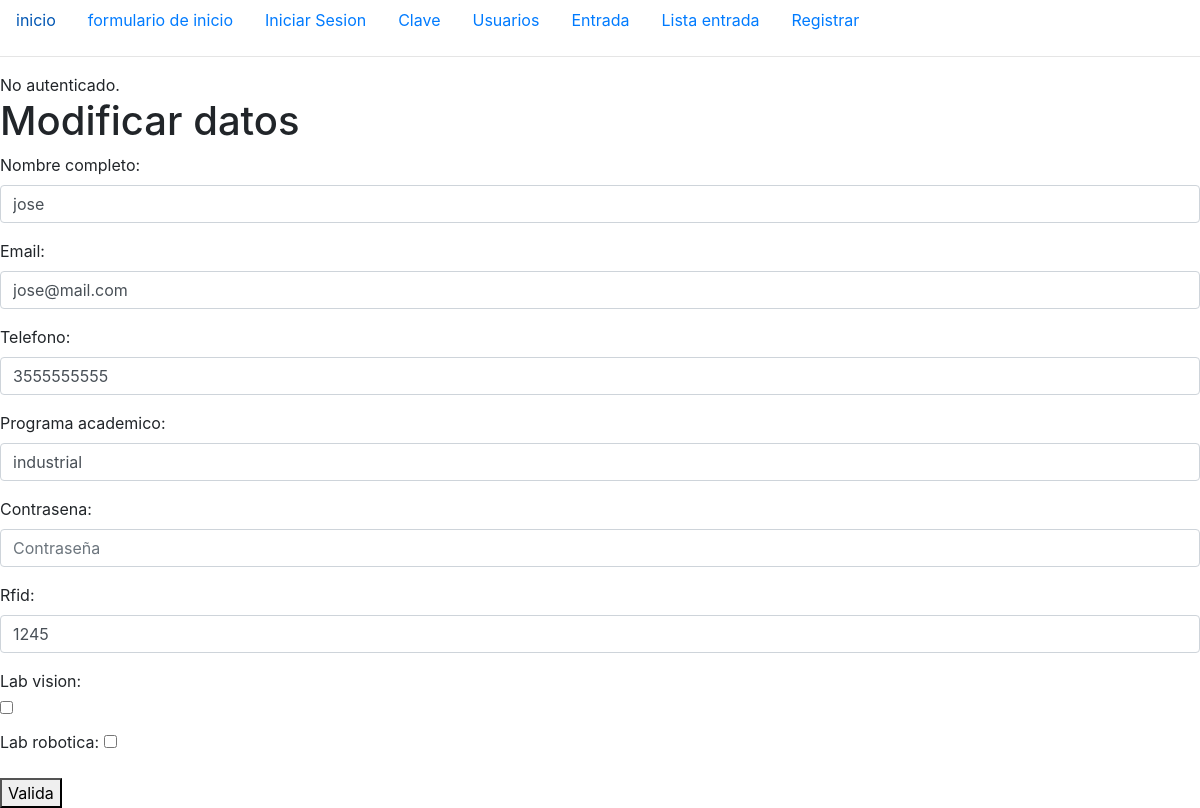
/actualizacion_clave/2, run on an earlier commit of the app's database.
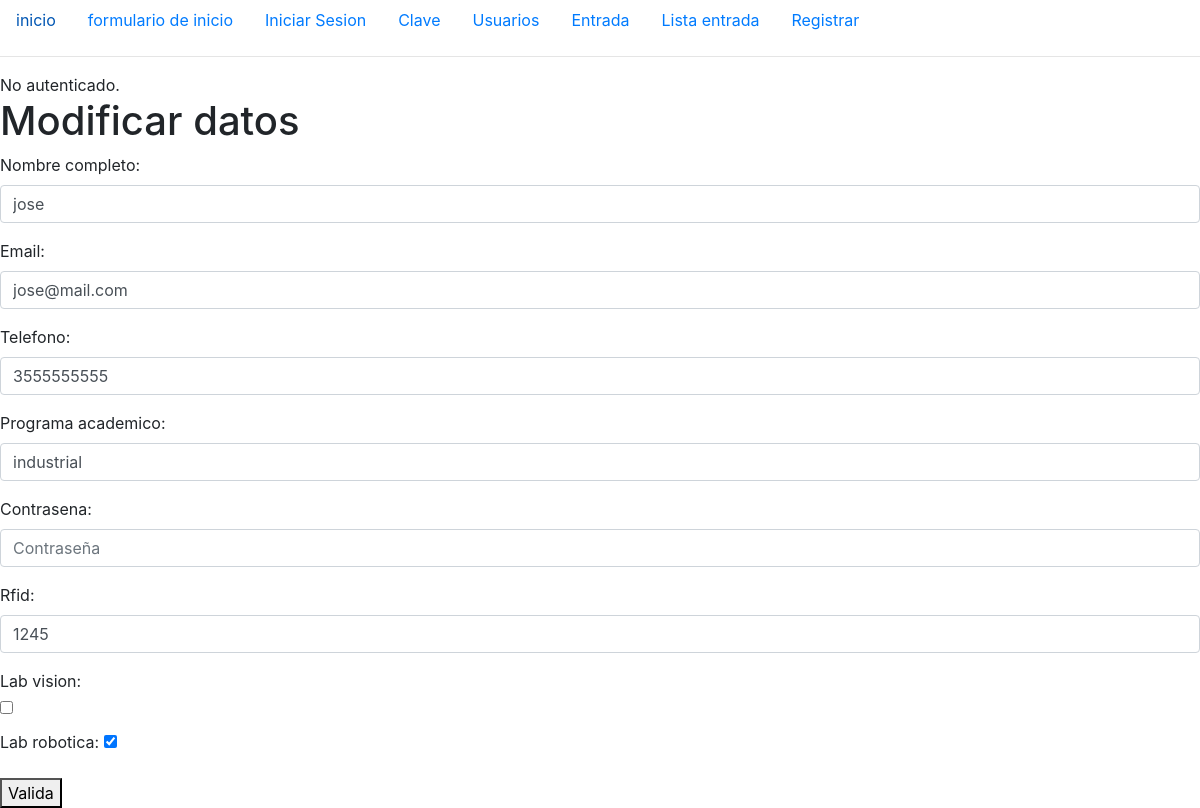
And on a later commit of the database.
### login/models.py (models this page shows, shortened)
class Verificacion(models.Model):
    usuario = models.ForeignKey(User, on_delete=models.CASCADE)
    nombre_completo = models.CharField(max_length=100)
    email = models.EmailField(max_length=100)
    telefono = models.CharField(max_length=10) # por que un numero tiene solo 10 digitos
    programa_academico = models.CharField(max_length=255)
    contrasena = models.CharField(max_length=10, unique=True)
    rfid = models.CharField(max_length=50, null=True, blank=True)
    lab_vision = models.BooleanField(default=False)
    lab_robotica = models.BooleanField(default=False)

### login/views.py (the view)
# urls.py: path('actualizacion_clave/<int:id>', views.actualizar_clave, name='actualizar_clave'),
def actualizar_clave(request, id):
    clave = Verificacion.objects.get(id=id)
    if request.method == 'POST':
        form = VerificacionForm(request.POST, instance=clave)
        if form.is_valid():
            form.save()
            return redirect('inicio')
    else:
        form = VerificacionForm(instance=clave)
    return render(request, 'pagina/actualizacion_clave.html', {'form':form})

### login/forms.py
class VerificacionForm(forms.ModelForm):
    class Meta:
        model = Verificacion
        fields = ['nombre_completo', 'email', 'telefono', 'programa_academico', 'contrasena', 'rfid', 'lab_vision', 'lab_robotica']
        widgets = {
            'nombre_completo': forms.TextInput(attrs={'placeholder': 'Nombre completo', 'class':'form-control', 'autocomplete':'off'}),
            'email': forms.EmailInput(attrs={'placeholder': 'Correo electrónico', 'class':'form-control', 'autocomplete':'off'}),
            'telefono': forms.TextInput(attrs={'placeholder': 'Teléfono', 'maxlength': '10', 'class':'form-control',}),
            'programa_academico': forms.TextInput(attrs={'placeholder': 'programa academico', 'class':'form-control', 'autocomplete':'off'}),
            'contrasena': forms.PasswordInput(attrs={'placeholder': 'Contraseña', 'class':'form-control',}),
            'rfid': forms.TextInput(attrs={'placeholder': 'RFID', 'maxlength': '10', 'class':'form-control', 'autocomplete':'off'}),
            'lab_vision': forms.CheckboxInput(attrs={'class':"form-check btn-check"}),
            'lab_robotica': forms.CheckboxInput(),
        }

### login/templates/pagina/actualizacion_clave.html (shortened to what this page needs)
{% extends 'main/prueba.html' %}
{% block content %}
    <h1>Modificar datos</h1>
    <form method="POST">
        {{form.as_p}}
        <button type='submit'>Valida</button>
    </form>
{% endblock  %}

What changed in the data, as far as the page shows it:
changed Verificacion "jose": lab_robotica "☐" → "☑"
